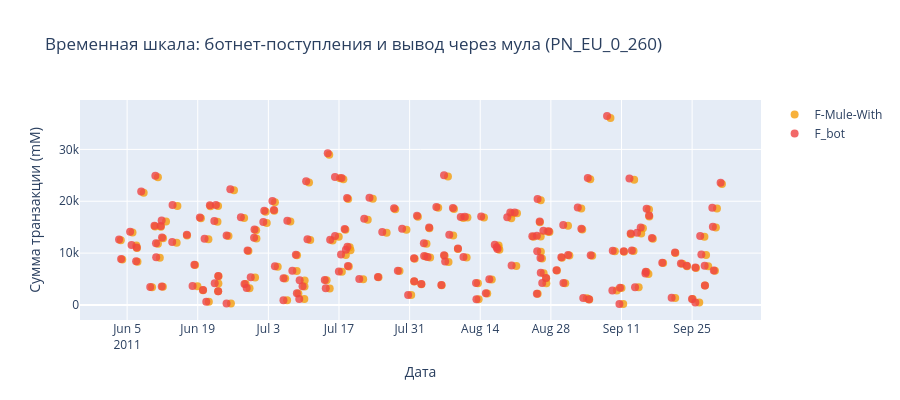

Notebook cell for this chart:
### Code cell
# Временная шкала мошеннических транзакций для мула PN_EU_0_260
df_mule_time = df_mule_sub.copy()
df_mule_time['ts'] = pd.to_datetime(df_mule_time['ts_sender'], dayfirst=True, errors='coerce')
df_mule_time = df_mule_time.dropna(subset=['ts'])

color_label = {'F_bot': '#EF4444', 'F-Mule-With': '#F59E0B'}

fig4 = go.Figure()
for lbl, grp in df_mule_time.groupby('label'):
    fig4.add_trace(go.Scatter(
        x=grp['ts'], y=grp['amount'],
        mode='markers',
        name=lbl,
        marker=dict(color=color_label.get(lbl, 'grey'), size=8, opacity=0.8),
        hovertemplate='<b>%{x}</b><br>Сумма: %{y:,.0f} mM<extra></extra>'
    ))

fig4.update_layout(
    title='Временная шкала: ботнет-поступления и вывод через мула (PN_EU_0_260)',
    xaxis_title='Дата', yaxis_title='Сумма транзакции (mM)',
    height=400
)
fig4.show()

### Figure 1 — Plotly figure (JSON) as saved in the notebook; plotly's stock layout.template omitted (floating-point values rounded to 4 significant figures; data arrays with more than 128 entries replaced by an {"elided": "..."} marker saying what was removed)
{"data": [{"hovertemplate": "<b>%{x}</b><br>Сумма: %{y:,.0f} mM<extra></extra>", "marker": {"color": "#F59E0B", "opacity": 0.8, "size": 8}, "mode": "markers", "name": "F-Mule-With", "type": "scatter", "x": {"elided": "167 str values"}, "y": {"elided": "167 float values"}}, {"hovertemplate": "<b>%{x}</b><br>Сумма: %{y:,.0f} mM<extra></extra>", "marker": {"color": "#EF4444", "opacity": 0.8, "size": 8}, "mode": "markers", "name": "F_bot", "type": "scatter", "x": {"elided": "167 str values"}, "y": {"elided": "167 float values"}}], "layout": {"height": 400, "title": {"text": "Временная шкала: ботнет-поступления и вывод через мула (PN_EU_0_260)"}, "xaxis": {"title": {"text": "Дата"}}, "yaxis": {"title": {"text": "Сумма транзакции (mM)"}}}}
